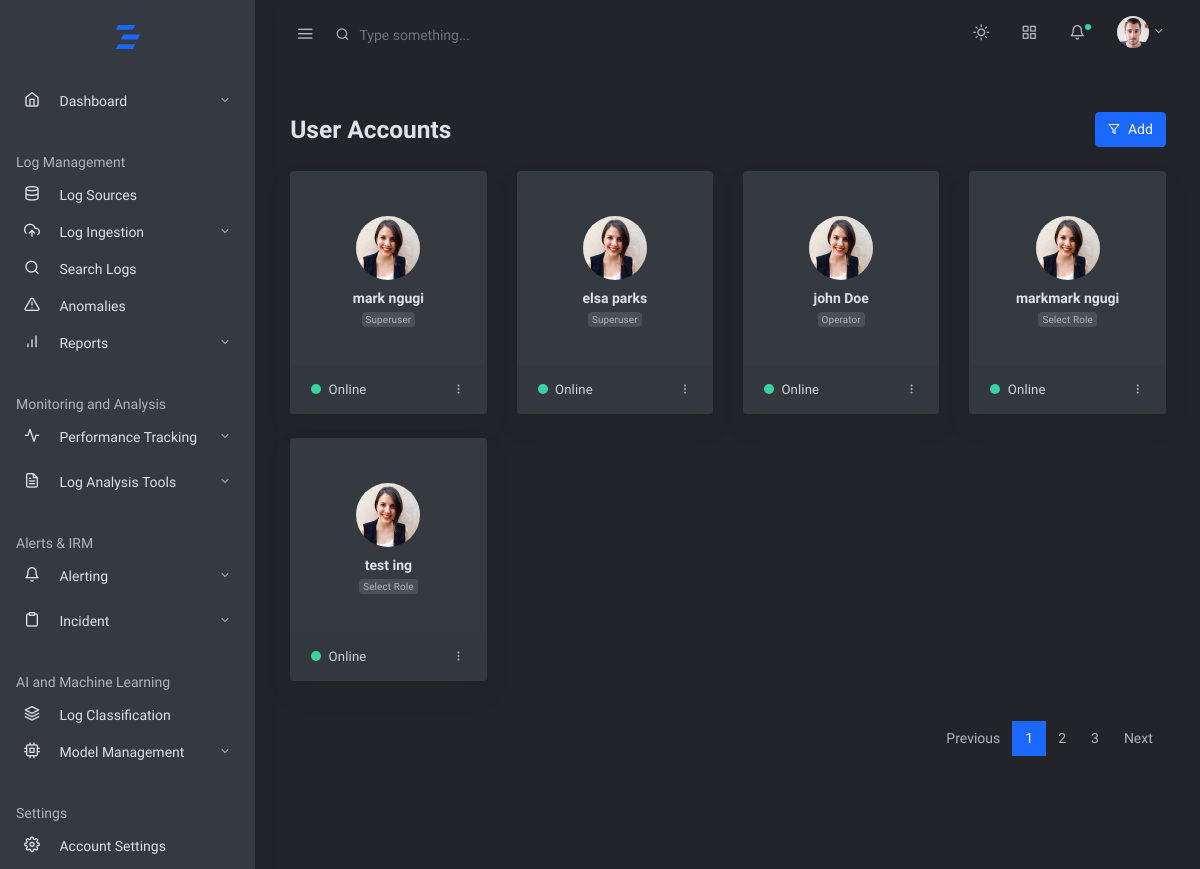
The app's page /user/useraccounts/, older data.
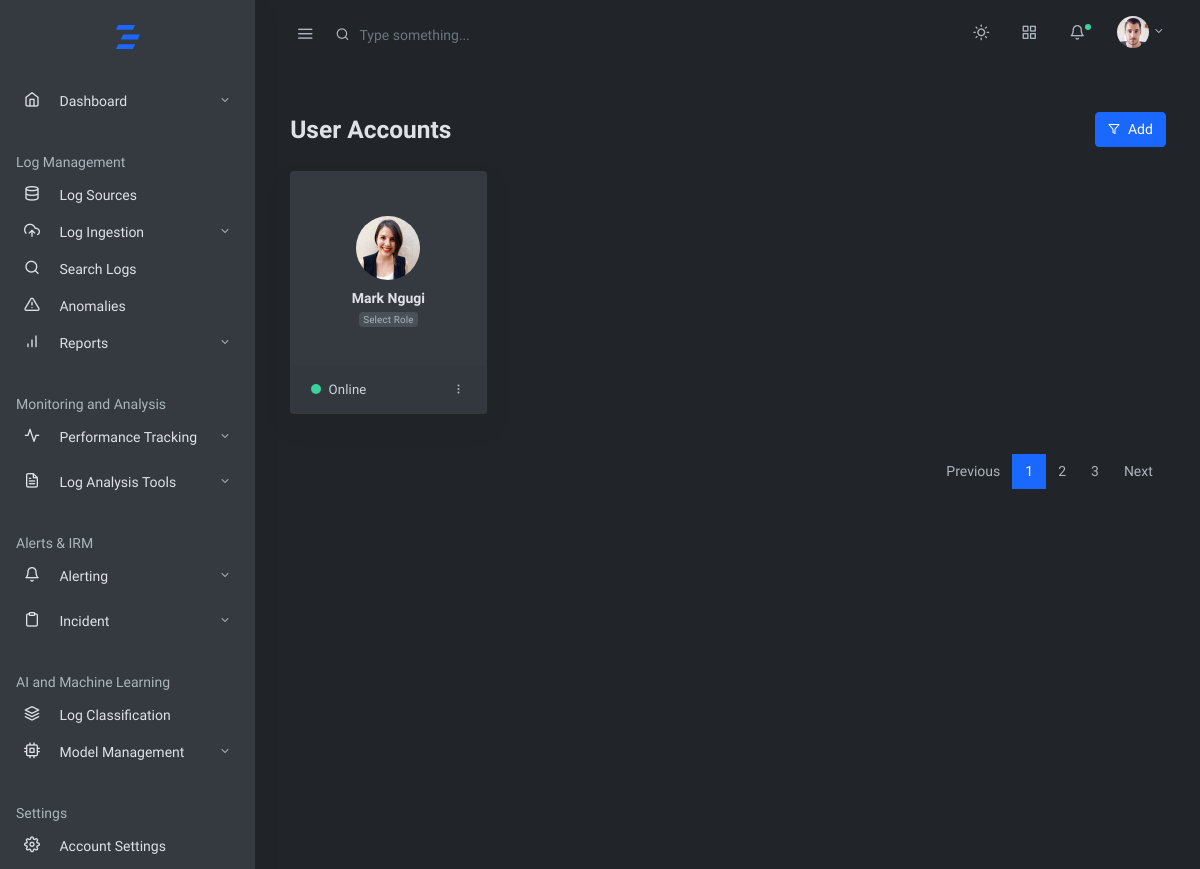
The same page, newer data.
### user_management_app/models.py (models this page shows, shortened)
class User(AbstractBaseUser, PermissionsMixin):
    roles = [
        ('Admin', 'Admin'),
        ('Superuser', 'Superuser'),
        ('Log Analyst', 'Log Analyst'),
        ('Operator', 'Operator'),
        ('Viewer', 'Viewer'),
    ]
    username = models.CharField(max_length=150, unique=True)
    email = models.EmailField(unique=True)
    first_name = models.CharField(max_length=255, blank=True)
    last_name = models.CharField(max_length=255, blank=True)
    contact_number = models.CharField(max_length=15, blank=True)
    role = models.CharField(max_length=50, choices=roles, default='Select Role')
    department = models.CharField(max_length=100, blank=True)
    is_active = models.BooleanField(default=True)
    is_staff = models.BooleanField(default=False)
    account_Status = models.BooleanField(default=False)
    date_of_birth = models.DateField(null=True, blank=True)
    profile_picture = models.ImageField(upload_to='profile_pics/', blank=True)
    security_question = models.CharField(max_length=255, blank=True)
    security_answer = models.CharField(max_length=255, blank=True)
    created_at = models.DateTimeField(default=timezone.now)
    updated_at = models.DateTimeField(auto_now=True,editable=False)
    objects = UserManager()
    USERNAME_FIELD = 'email'
    REQUIRED_FIELDS = ['username']

### user_management_app/views.py (the view)
# urls.py: path('useraccounts/',views.user_list,name='useraccounts'),
def user_list(request):
    users=User.objects.all()
    users=User.objects.exclude(role='Admin')
    context={'users':users}
    return render(request,'baseapp/useraccounts/useraccounts.html',context)

### user_management_app/templates/baseapp/useraccounts/useraccounts.html (shortened to what this page needs)
{%extends 'mainhome.html'%}
{%block content%}
        <div class="container-fluid">
          <div class="row justify-content-center">
            <div class="col-12">
              <div class="row align-items-center my-4">
                <div class="col">
                  <h2 class="h3 mb-0 page-title">User Accounts</h2>
                </div>
                <div class="col-auto">
                  <a href="{%url 'add_user'%}"><button type="button" class="btn btn-primary"><span class="fe fe-filter fe-12 mr-2"></span>Add</button></a>
                </div>
              </div>
              <div class="row">
                {% for user in users %}
                <div class="col-md-3">
                  <div class="card shadow mb-4">
                    <a href="{%url 'user_profile' user.id%}" class="card-link">
                      <div class="card-body text-center">
                        <div class="avatar avatar-lg mt-4">
                          <img src="/static/assets/avatars/face-4.jpg" alt="..." class="avatar-img rounded-circle">
                        </div>
                        <div class="card-text my-2">
                          <strong class="card-title my-0">{{ user.first_name }} {{ user.last_name }}</strong>
                          <p class="small"><span class="badge badge-light text-muted">{{ user.role }}</span></p>
                        </div>
                      </div>
                    </a>
                    <div class="card-footer">
                      <div class="row align-items-center justify-content-between">
                        <div class="col-auto">
                          <small>
                            <span class="dot dot-lg bg-success mr-1"></span> Online </small>
                        </div>
                        <div class="col-auto">
                          <div class="file-action">
                            <button type="button" class="btn btn-link dropdown-toggle more-vertical p-0 text-muted mx-auto" data-toggle="dropdown" aria-haspopup="true" aria-expanded="false">
                            </button>
                          </div>
                        </div>
                      </div>
                    </div>
                  </div>
                </div>
                {%endfor%}
                <div class="col-md-9">
                </div>
              </div>
              <nav aria-label="Table Paging" class="my-3">
                <ul class="pagination justify-content-end mb-0">
                  <li class="page-item"><a class="page-link" href="#">Previous</a></li>
                  <li class="page-item active"><a class="page-link" href="#">1</a></li>
                  <li class="page-item"><a class="page-link" href="#">2</a></li>
                  <li class="page-item"><a class="page-link" href="#">3</a></li>
                  <li class="page-item"><a class="page-link" href="#">Next</a></li>
                </ul>
              </nav>
            </div>
          </div>
        </div>
        {%endblock%}

### MainTemplates/mainhome.html (shortened to what this page needs)
<!doctype html>
<html lang="en">
  <head>
    <link rel="stylesheet" href="/static/css/simplebar.css">
    <link rel="stylesheet" href="/static/css/mystyles.css">
    <link rel="stylesheet" href="/static/css/feather.css">
    <link rel="stylesheet" href="/static/css/select2.css">
    <link rel="stylesheet" href="/static/css/dropzone.css">
    <link rel="stylesheet" href="/static/css/uppy.min.css">
    <link rel="stylesheet" href="/static/css/jquery.steps.css">
    <link rel="stylesheet" href="/static/css/jquery.timepicker.css">
    <link rel="stylesheet" href="/static/css/quill.snow.css">
    <link rel="stylesheet" href="/static/css/daterangepicker.css">
    <link rel="stylesheet" href="/static/css/app-light.css" id="lightTheme" disabled>
    <link rel="stylesheet" href="/static/css/app-dark.css" id="darkTheme">
  </head>
  <body class="vertical  dark  ">
    <div class="wrapper">
      <nav class="topnav navbar navbar-light">
        <button type="button" class="navbar-toggler text-muted mt-2 p-0 mr-3 collapseSidebar">
          <i class="fe fe-menu navbar-toggler-icon"></i>
        </button>
        <form class="form-inline mr-auto searchform text-muted">
          <input class="form-control mr-sm-2 bg-transparent border-0 pl-4 text-muted" type="search" placeholder="Type something..." aria-label="Search">
        </form>
        <ul class="nav">
          <li class="nav-item">
            <a class="nav-link text-muted my-2" href="#" id="modeSwitcher" data-mode="dark">
              <i class="fe fe-sun fe-16"></i>
            </a>
          </li>
          <li class="nav-item">
            <a class="nav-link text-muted my-2" href="./#" data-toggle="modal" data-target=".modal-shortcut">
              <span class="fe fe-grid fe-16"></span>
            </a>
          </li>
          <li class="nav-item nav-notif">
            <a class="nav-link text-muted my-2" href="./#" data-toggle="modal" data-target=".modal-notif">
              <span class="fe fe-bell fe-16"></span>
              <span class="dot dot-md bg-success"></span>
            </a>
          </li>
          <li class="nav-item dropdown">
            <a class="nav-link dropdown-toggle text-muted pr-0" href="#" id="navbarDropdownMenuLink" role="button" data-toggle="dropdown" aria-haspopup="true" aria-expanded="false">
              <span class="avatar avatar-sm mt-2">
                <img src="/static/assets/avatars/face-1.jpg" alt="..." class="avatar-img rounded-circle">
              </span>
            </a>
          </li>
        </ul>
      </nav>
      <aside class="sidebar-left border-right bg-white shadow" id="leftSidebar" data-simplebar>
        <nav class="vertnav navbar navbar-light">
          <div class="w-100 mb-4 d-flex">
            <a class="navbar-brand mx-auto mt-2 flex-fill text-center" href="{%url 'home'%}">
            </a>
          </div>
          <ul class="navbar-nav flex-fill w-100 mb-2">
            <li class="nav-item dropdown">
              <a href="#dashboard" data-toggle="collapse" aria-expanded="false" class="dropdown-toggle nav-link">
                <i class="fe fe-home fe-16"></i>
                <span class="ml-3 item-text">Dashboard</span><span class="sr-only">(current)</span>
              </a>
            </li>
          </ul>
          <p class="text-muted nav-heading mt-4 mb-1">
            <span>Log Management</span>
          </p>
          <ul class="navbar-nav flex-fill w-100 mb-2">
            <li class="nav-item w-100">
              <a class="nav-link" href="{% url 'logsources' %}">
                <i class="fe fe-database fe-16"></i>
                <span class="ml-3 item-text">Log Sources</span>
              </a>
            </li>
            <li class="nav-item dropdown">
              <a href="#logIngestionDropdown" data-toggle="collapse" aria-expanded="false" class="dropdown-toggle nav-link">
                <i class="fe fe-upload-cloud fe-16"></i>
                <span class="ml-3 item-text">Log Ingestion</span>
              </a>
            </li>
            <li class="nav-item w-100">
              <a class="nav-link" href="{% url 'search' %}">
                <i class="fe fe-search fe-16"></i>
                <span class="ml-3 item-text">Search Logs</span>
              </a>
            </li>
            <li class="nav-item w-100">
              <a class="nav-link" href="">
                <i class="fe fe-alert-triangle fe-16"></i>
                <span class="ml-3 item-text">Anomalies</span>
              </a>
            </li>
            <li class="nav-item dropdown">
              <a href="#reportsDropdown" data-toggle="collapse" aria-expanded="false" class="dropdown-toggle nav-link">
                <i class="fe fe-bar-chart fe-16"></i>
                <span class="ml-3 item-text">Reports</span>
              </a>
            </li>
          </ul>
          <p class="text-muted nav-heading mt-4 mb-1">
            <span>Monitoring and Analysis</span>
          </p>
          <ul class="navbar-nav flex-fill w-100 mb-2">
            <li class="nav-item dropdown w-100">
              <a href="#performanceMonitoringDropdown" data-toggle="collapse" aria-expanded="false" class="dropdown-toggle nav-link">
                <i class="fe fe-activity fe-16"></i>
                <span class="ml-3 item-text">Performance Tracking</span>
              </a>
            </li>
          </ul>
          <ul class="navbar-nav flex-fill w-100 mb-2">
            <li class="nav-item dropdown w-100">
              <a href="#logAnalysisToolsDropdown" data-toggle="collapse" aria-expanded="false" class="dropdown-toggle nav-link">
                <i class="fe fe-file-text fe-16"></i>
                <span class="ml-3 item-text">Log Analysis Tools</span>
              </a>
            </li>
          </ul>
          <p class="text-muted nav-heading mt-4 mb-1">
            <span>Alerts & IRM</span>
          </p>
          <ul class="navbar-nav flex-fill w-100 mb-2">
            <li class="nav-item dropdown w-100">
              <a href="#alertingDropdown" data-toggle="collapse" aria-expanded="false" class="dropdown-toggle nav-link">
                <i class="fe fe-bell fe-16"></i>
                <span class="ml-3 item-text">Alerting</span>
              </a>
            </li>
          </ul>
          <ul class="navbar-nav flex-fill w-100 mb-2">
            <li class="nav-item dropdown w-100">
              <a href="#incidentDropdown" data-toggle="collapse" aria-expanded="false" class="dropdown-toggle nav-link">
                <i class="fe fe-clipboard fe-16"></i>
                <span class="ml-3 item-text">Incident</span>
              </a>
            </li>
          </ul>
          <p class="text-muted nav-heading mt-4 mb-1">
            <span>AI and Machine Learning</span>
          </p>
          <ul class="navbar-nav flex-fill w-100 mb-2">
            <li class="nav-item w-100">
              <a class="nav-link" href="">
                <i class="fe fe-layers fe-16"></i>
                <span class="ml-3 item-text">Log Classification</span>
              </a>
            </li>
            <li class="nav-item dropdown">
              <a href="#modelManagementDropdown" data-toggle="collapse" aria-expanded="false" class="dropdown-toggle nav-link">
                <i class="fe fe-cpu fe-16"></i>
                <span class="ml-3 item-text">Model Management</span>
              </a>
            </li>
          </ul>
          <p class="text-muted nav-heading mt-4 mb-1">
            <span>Settings</span>
          </p>
          <ul class="navbar-nav flex-fill w-100 mb-2">
            <li class="nav-item w-100">
              <a class="nav-link" href="{% url 'accountsettings' %}">
                <i class="fe fe-settings fe-16"></i>
                <span class="ml-3 item-text">Account Settings</span>
              </a>
            </li>
          </ul>
        </nav>
      </aside>
      <main role="main" class="main-content">
        {%block content%}
        {%endblock%}
      </main>
    </div>
  </body>
</html>

### static/css/simplebar.css (style rules this page uses)
[data-simplebar] { position: relative; flex-direction: column; flex-wrap: wrap; justify-content: flex-start; align-content: flex-start; align-items: flex-start; }

### static/css/feather.css (style rules this page uses)
.fe { font-family: "feather" !important; speak: none; font-style: normal; font-weight: normal; font-variant: normal; text-transform: none; line-height: 1; -webkit-font-smoothing: antialiased; -moz-osx-font-smoothing: grayscale; }
.fe-16 { font-size: 16px; }
.fe-12 { font-size: 12px; }
.fe-activity:before { content: ""; }
.fe-alert-triangle:before { content: ""; }
.fe-bar-chart:before { content: ""; }
.fe-bell:before { content: ""; }
.fe-clipboard:before { content: ""; }
.fe-cpu:before { content: ""; }
.fe-database:before { content: ""; }
.fe-file-text:before { content: ""; }
.fe-filter:before { content: ""; }
.fe-grid:before { content: ""; }
.fe-home:before { content: ""; }
.fe-layers:before { content: ""; }
.fe-menu:before { content: ""; }
.fe-search:before { content: ""; }
.fe-settings:before { content: ""; }
.fe-sun:before { content: ""; }
.fe-upload-cloud:before { content: ""; }

Row changes from the older to the newer data that the page shows:
removed User: first_name "mark", last_name "ngugi", role "Superuser"
removed User: first_name "elsa", last_name "parks", role "Superuser"
removed User: first_name "john", last_name "Doe", role "Operator"
removed User: first_name "markmark", last_name "ngugi", role "Select Role"
removed User: first_name "test", last_name "ing", role "Select Role"
added User: first_name "Mark", last_name "Ngugi", role "Select Role"
